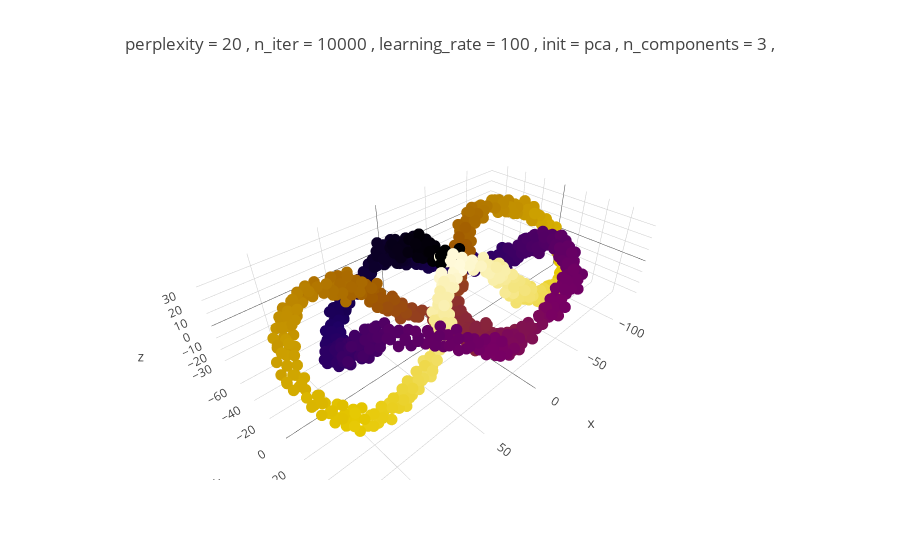

Here is the notebook cell this chart was saved with:
### Code cell
#fig, ax = plt.subplots(1, 1, figsize=(10, 4))

#tsne = manifold.TSNE(n_components=3, perplexity = 50, n_iter = 10000, learning_rate = 300, verbose = 1, n_iter_without_progress=4000, min_grad_norm=1e-08, metric='euclidean', init='random')
# apply t_SNE transform to the original dataset X
#Y = tsne.fit_transform(X)
plot3D_t_SNE(X, color2, perplexity = 20, n_iter = 10000, learning_rate = 100, init = 'pca')
"""
ax.set_title('title')

# plots the result (works only for 2 components) 
ax.scatter(Y[:,0], color2, c = color2, cmap = 'plasma')

# removes ticks from axis
ax.xaxis.set_major_formatter(NullFormatter())
ax.yaxis.set_major_formatter(NullFormatter())
ax.axis('tight')
plt.show()"""

### Figure 1 — Plotly figure (JSON) as saved in the notebook; plotly's stock layout.template omitted (floating-point values rounded to 4 significant figures; data arrays with more than 128 entries replaced by an {"elided": "..."} marker saying what was removed)
{"data": [{"marker": {"color": {"elided": "1000 float values"}, "colorscale": "Electric", "line": {"width": 0}, "size": 4}, "mode": "markers", "type": "scatter3d", "uid": "3a8e8b11-3cb4-4da6-a8b8-e057d6abc890", "x": {"elided": "1000 float values"}, "y": {"elided": "1000 float values"}, "z": {"elided": "1000 float values"}}], "layout": {"title": {"text": "perplexity = 20 , n_iter = 10000 , learning_rate = 100 , init = pca , n_components = 3 , "}}}
